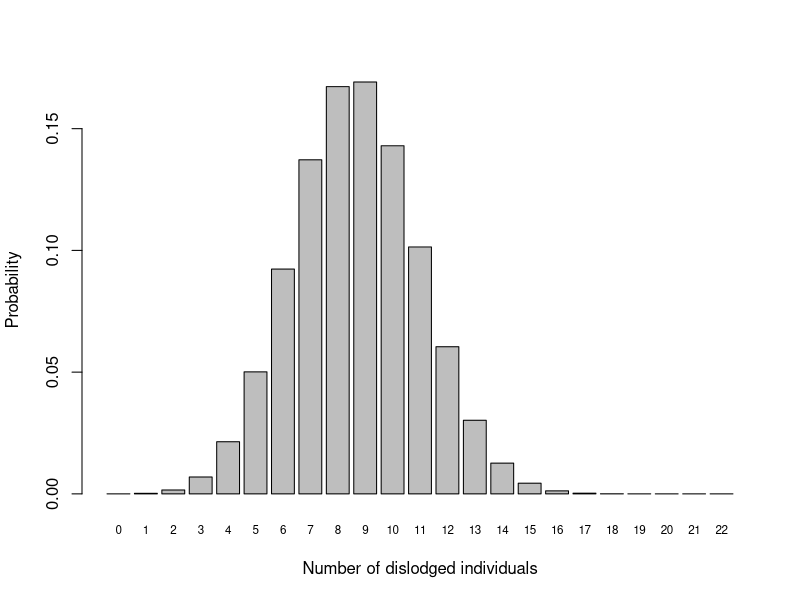

Here is the R script that generated this plot: (Note: this script raises an error after producing the figure.)
## ---- chunk 1
#| message: false
#| warning: false
#| code-fold: false

library(tidyverse)
library(readxl)
## ---- chunk 2

## ---- chunk 3
#| code-fold: true
#| code-summary: "k=n"

k <- 15
k
## ---- chunk 4

## ---- chunk 5
#| code-fold: true
#| code-summary: "p-hat"

p_hat <- 12/k
p_hat
## ---- chunk 6

## ---- chunk 7
#| code-fold: true
#| code-summary: "Standard error"

sqrt( (p_hat*(1-p_hat))/(k-1) )
## ---- chunk 8

## ---- chunk 9
#| code-fold: true
#| code-summary: "Mean expected dislodgement"

p <- 0.394
k <- 22
p*k
## ---- chunk 10

## ---- chunk 11
#| code-fold: true
#| code-summary: "Bar plot"

barplot(dbinom(0:k, k, p), 
        names.arg=0:k, 
        xlab="Number of dislodged individuals",
        ylab="Probability", 
        cex.names=0.7) # Changes the size of the 'names' (default = 1)
## ---- chunk 12

## ---- chunk 13
#| code-fold: true
#| code-summary: "P(y = 9 | p, k)"

dbinom(9, k, p)
## ---- chunk 14

## ---- chunk 15
#| code-fold: true
#| code-summary: "P(y <= 5 | p, k)"

sum(dbinom(0:5, k, p)) # pbinom(5, k, p)
## ---- chunk 16

## ---- chunk 17
#| code-fold: true
#| code-summary: "P(y > 11 | p, k) * 10 years"

10 * sum(dbinom(12:k, k, p))  # 1 - pbinom(11, k, p)
## ---- chunk 18

## ---- chunk 19
#| code-fold: true
#| code-summary: "Load and check data"

dw_df <- read_xlsx("data/H2DS_practicalData.xlsx", sheet="Dogwhelks")
str(dw_df)
## ---- chunk 20
#| code-fold: true
#| code-summary: "Calculate mean and variance"
#| results: hold

mean(dw_df$num_whelks)
var(dw_df$num_whelks)
## ---- chunk 21

## ---- chunk 22
#| code-fold: true
#| code-summary: "Proportions: Method 1"
#| results: hold

mean(dw_df$num_whelks == 0)
mean(dw_df$num_whelks == 1)
mean(dw_df$num_whelks == 2)
## ---- chunk 23
#| code-fold: true
#| code-summary: "Proportions: Method 2"

dw_df |>
  count(num_whelks) |> # count occurrences of each value, put in new column `n`
  mutate(proportion=n/sum(n))
## ---- chunk 24
#| code-fold: true
#| code-summary: "Proportions: Method 3"

table(dw_df$num_whelks)/nrow(dw_df) # table() counts occurrences of each value
## ---- chunk 25

## ---- chunk 26
#| code-fold: true
#| code-summary: "P(y > 2 | lambda)"

lambda <- mean(dw_df$num_whelks)
1 - ppois(2, lambda)
## ---- chunk 27

## ---- chunk 28
#| code-fold: true
#| code-summary: "P(y = 1 | lambda) * 40 quadrats"

dpois(1, lambda) * 40
## ---- chunk 29

## ---- chunk 30
#| code-fold: true
#| code-summary: "P(y <=7 | lambda)"

lambda <- 14.2
ppois(7, lambda)
## ---- chunk 31

## ---- chunk 32
#| code-fold: true
#| code-summary: "P(y = 14 | lambda)"

dpois(14, lambda)
## ---- chunk 33

## ---- chunk 34
#| code-fold: true
#| code-summary: "P(y >= 14 | lambda)"

1 - ppois(13, lambda)
## ---- chunk 35

## ---- chunk 36
#| code-fold: true
#| code-summary: "Maximum possible"

# 31 days
## ---- chunk 37
#| code-fold: true
#| code-summary: "P(y = 0 | lambda)"

dpois(0, lambda)
## ---- chunk 38
#| code-fold: true
#| code-summary: "P(y > max | lambda)"

1 - ppois(31, lambda)
## ---- chunk 39
#| code-fold: true
#| code-summary: "Interpretation"

# There is a 0.00007% chance of 0 days with sightings and a
# 0.003% chance of >31 days with sightings.

# This is just to remind you to always consider the limits of your model!
